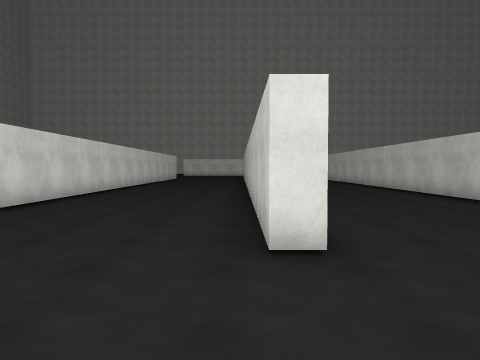
view 1 (above)

24 first-person views from a walk through a Unity game level. The camera is 1.5 m above the floor, tilts 2° down and sees 70° across. The floor is counted in squares, 2 m on a side. Each view is taken from the middle of a square. On the plan, view 1 faces up. The plan holds only what a view shows up to about 11 squares ahead; the rest is blank. The place goes on beyond the plan. The player character is not drawn. Surface patterns are stand-ins for the level's own textures.

view 2
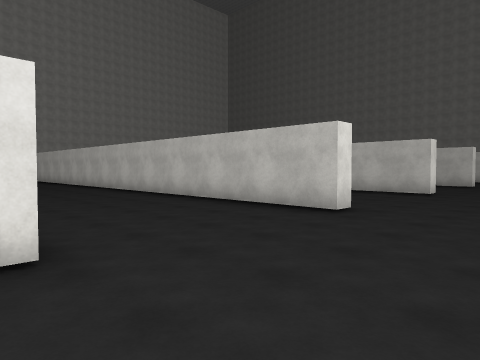

view 3
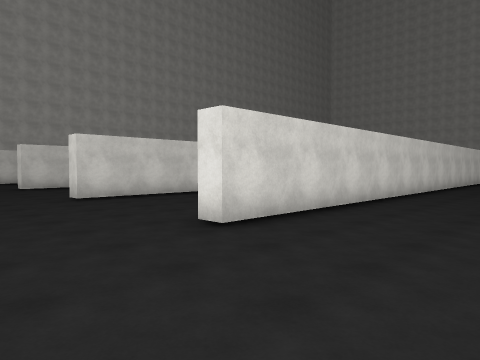

view 4
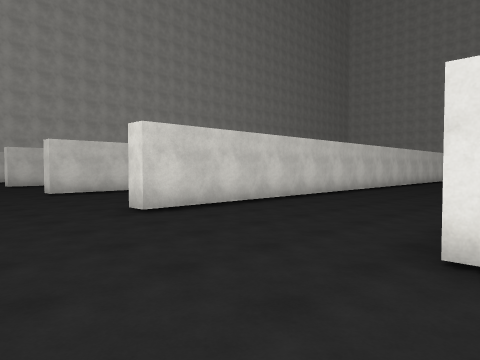

view 5
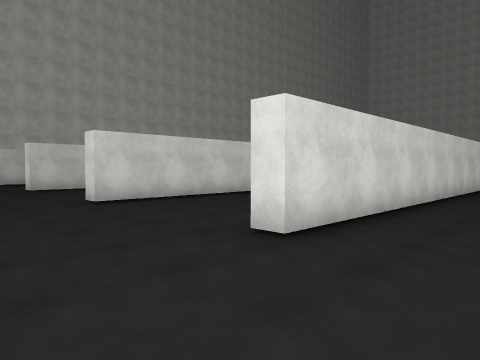

view 6
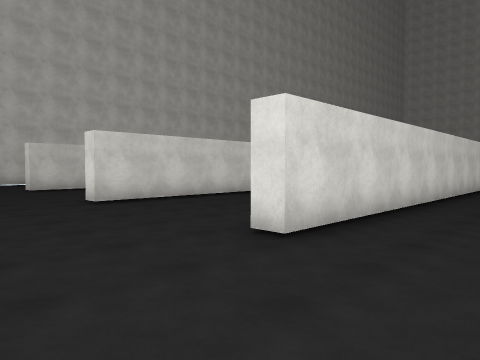

view 7
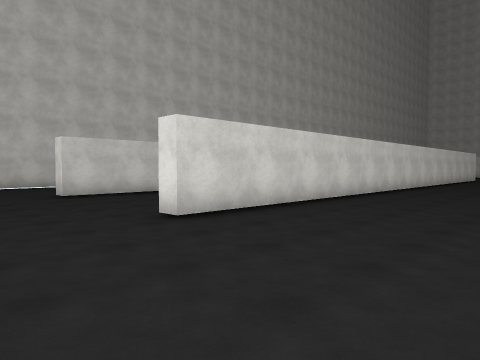

view 8
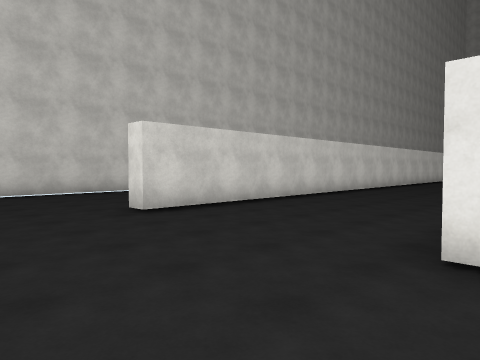

view 9
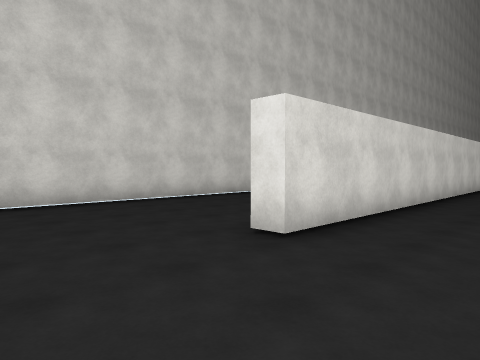

view 10
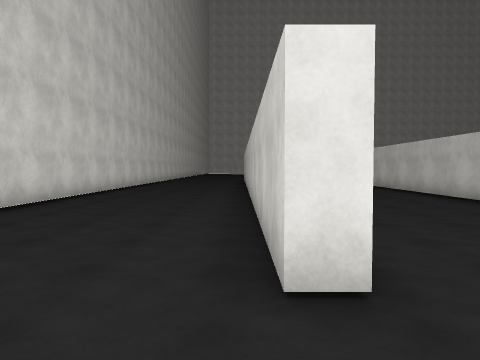

view 11
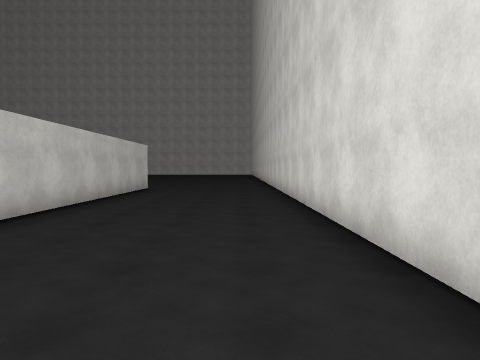

view 12
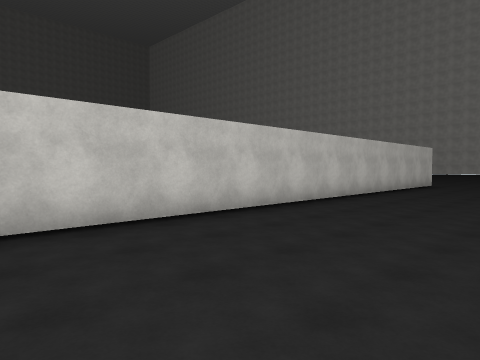

view 13
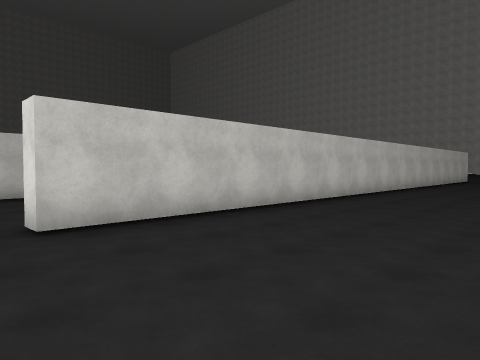

view 14
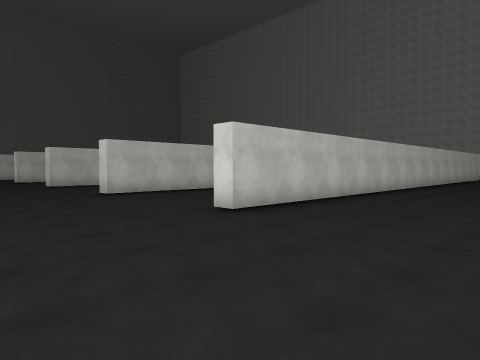

view 15
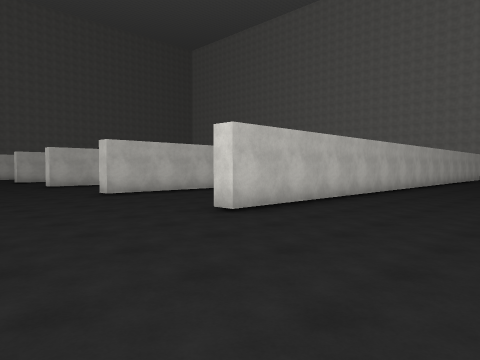

view 16
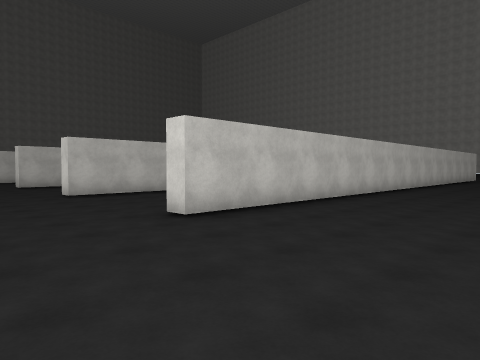

view 17
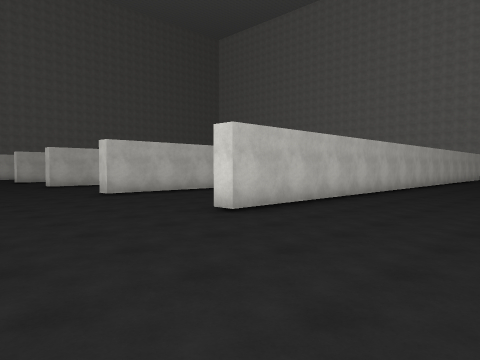

view 18
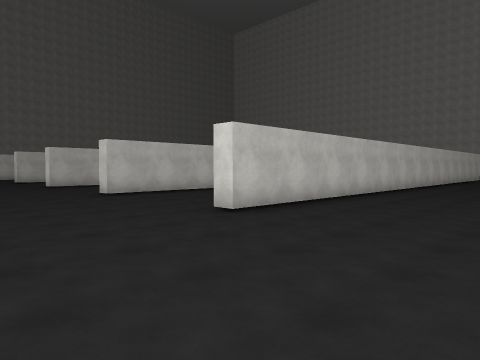

view 19
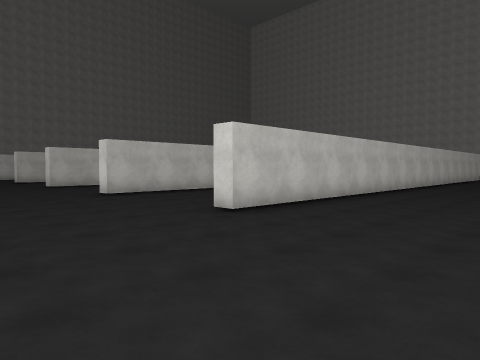

view 20
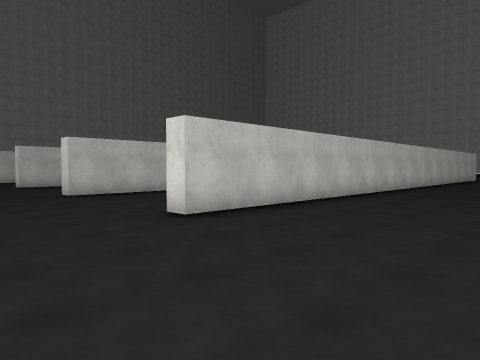

view 21
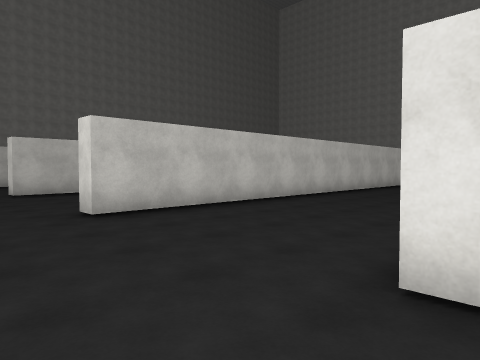

view 22
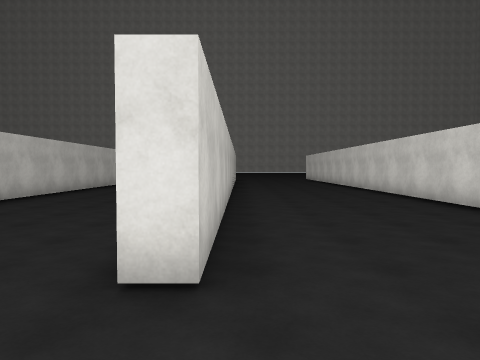

view 23
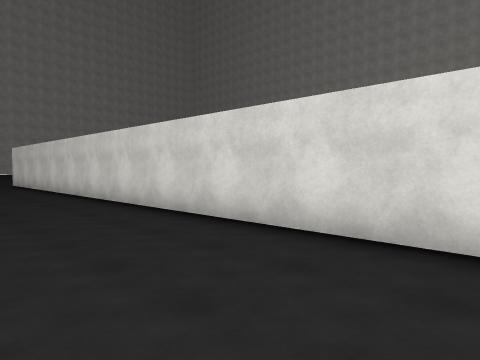

view 24
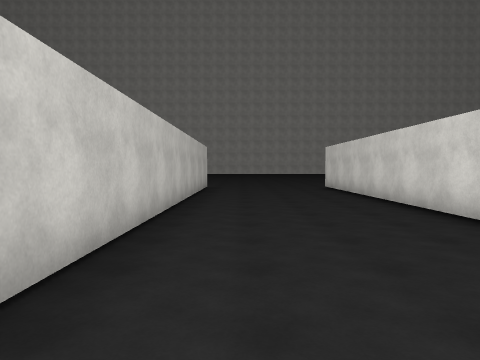

### Floor plan
Points are (right, up) in squares from view 1. A wall is a line through its corners. A room is listed if a view was taken in it or the views show most of it. See-through windows are left out.
Room 1 (views 1, 2, 3, 4, 5, 6, 7, 8, 9, 10, 11, 12, 13, 14, 15, 16, 17, 18, 19, 20, 21, 22, 23, 24)
walls: (-9.8, 15.6) (-9.8, 22.9) (-9.2, 22.9); (-9.2, 12.8) (-9.2, 2.9) (-9.8, 2.9); (-4.8, 15.6) (-4.8, 22.9) (-4.2, 22.9); (-4.2, 12.4) (-4.2, 2.9) (-4.8, 2.9); (-14.2, 12.8) (-14.2, 2.9) (-14.8, 2.9); (-14.8, 14.6) (-14.8, 22.9) (-14.2, 22.9); (0.2, 15.6) (0.2, 22.9) (0.8, 22.9); (0.7, 19) (0.7, 5); (-19.8, 15.6) (-19.8, 22.9) (-19.2, 22.9); (-19.2, 11.4) (-19.2, 2.9) (-19.8, 2.9); (-19.8, 8.5) (-19.8, 12); (-24.2, 12.8) (-24.2, 2.9) (-24.8, 2.9) (-24.8, 22.9) (-24.2, 22.9); (0.9, 2.9) (0.2, 2.9) (0.2, 10.5); (5.9, 2.9) (5.2, 2.9) (5.2, 22.9) (5.8, 22.9); (10.2, 14) (10.2, 23); (-29.2, 13.2) (-29.2, 1.2); (10.2, 2.9) (10.2, 5.2)

Positions as (right, up) in squares from view 1, and headings:
1: (0, 0), facing up
2: (0, 0), facing up-right
3: (-1, 0), facing up-left
4: (-4, 0), facing up-left
5: (-7, 0), facing up-left
6: (-12, 0), facing up-left
7: (-15, 0), facing up-left
8: (-19, 0), facing up-left
9: (-22, 0), facing up-left
10: (-25, 1), facing up
11: (-28, 15), facing down
12: (-29, 18), facing down-right
13: (-29, 24), facing down-right
14: (-29, 27), facing down-right
15: (-24, 27), facing down-right
16: (-19, 26), facing down-right
17: (-14, 27), facing down-right
18: (-9, 27), facing down-right
19: (-4, 27), facing down-right
20: (1, 26), facing down-right
21: (5, 25), facing down-right
22: (5, 25), facing down
23: (4, 19), facing down-left
24: (4, 16), facing down
